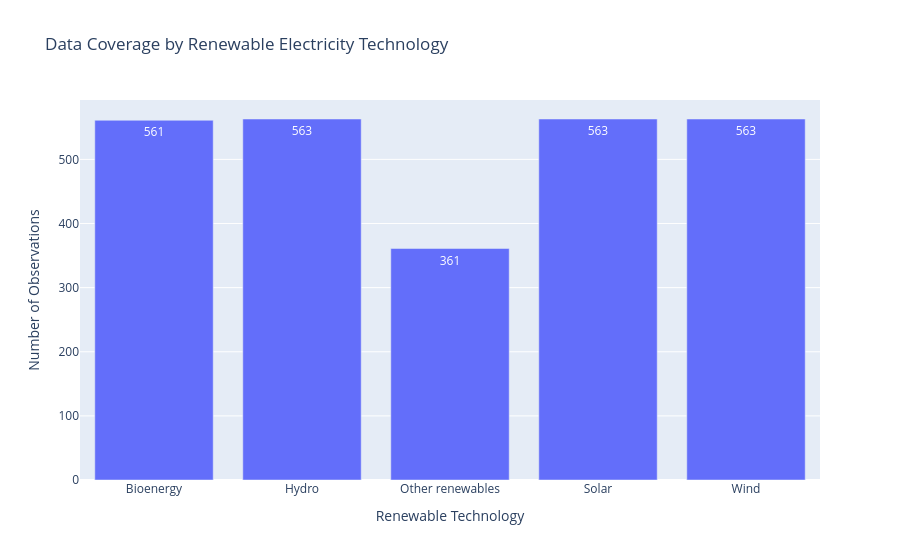

Notebook cell for this chart:
### Code cell
import plotly.express as px

fig = px.bar(
    technology_coverage,
    x="Electricity source",
    y="Observations",
    title="Data Coverage by Renewable Electricity Technology",
    labels={
        "Electricity source": "Renewable Technology",
        "Observations": "Number of Observations"
    },
    text="Observations"
)

fig.update_layout(
    xaxis_title="Renewable Technology",
    yaxis_title="Number of Observations"
)

fig.show()

### Figure 1 — Plotly figure (JSON) as saved in the notebook; plotly's stock layout.template omitted (floating-point values rounded to 4 significant figures)
{"data": [{"alignmentgroup": "True", "hovertemplate": "Renewable Technology=%{x}<br>Number of Observations=%{text}<extra></extra>", "legendgroup": "", "marker": {"color": "#636efa", "pattern": {"shape": ""}}, "name": "", "offsetgroup": "", "orientation": "v", "showlegend": false, "text": [561, 563, 361, 563, 563], "textposition": "auto", "type": "bar", "x": ["Bioenergy", "Hydro", "Other renewables", "Solar", "Wind"], "xaxis": "x", "y": [561, 563, 361, 563, 563], "yaxis": "y"}], "layout": {"autosize": true, "barmode": "relative", "legend": {"tracegroupgap": 0}, "title": {"text": "Data Coverage by Renewable Electricity Technology"}, "xaxis": {"anchor": "y", "autorange": true, "domain": [0, 1], "range": [-0.5, 4.5], "title": {"text": "Renewable Technology"}, "type": "category"}, "yaxis": {"anchor": "x", "autorange": true, "domain": [0, 1], "range": [0, 592.6], "title": {"text": "Number of Observations"}, "type": "linear"}}}
